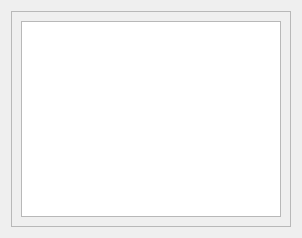
<?xml version="1.0" encoding="UTF-8"?>
<ui version="4.0">
 <class>GitTagsPage</class>
 <widget class="QWidget" name="GitTagsPage">
  <property name="geometry">
   <rect>
    <x>0</x>
    <y>0</y>
    <width>302</width>
    <height>238</height>
   </rect>
  </property>
  <layout class="QVBoxLayout" name="outerVerticalLayout">
   <item>
    <widget class="QScrollArea" name="scrollArea">
     <property name="widgetResizable">
      <bool>true</bool>
     </property>
     <widget class="QWidget" name="scrollAreaWidgetContents">
      <property name="geometry">
       <rect>
        <x>0</x>
        <y>0</y>
        <width>278</width>
        <height>214</height>
       </rect>
      </property>
      <layout class="QVBoxLayout" name="innerVerticalLayout">
       <item>
        <widget class="QListView" name="listView"/>
       </item>
      </layout>
     </widget>
    </widget>
   </item>
  </layout>
 </widget>
 <resources/>
 <connections/>
</ui>
